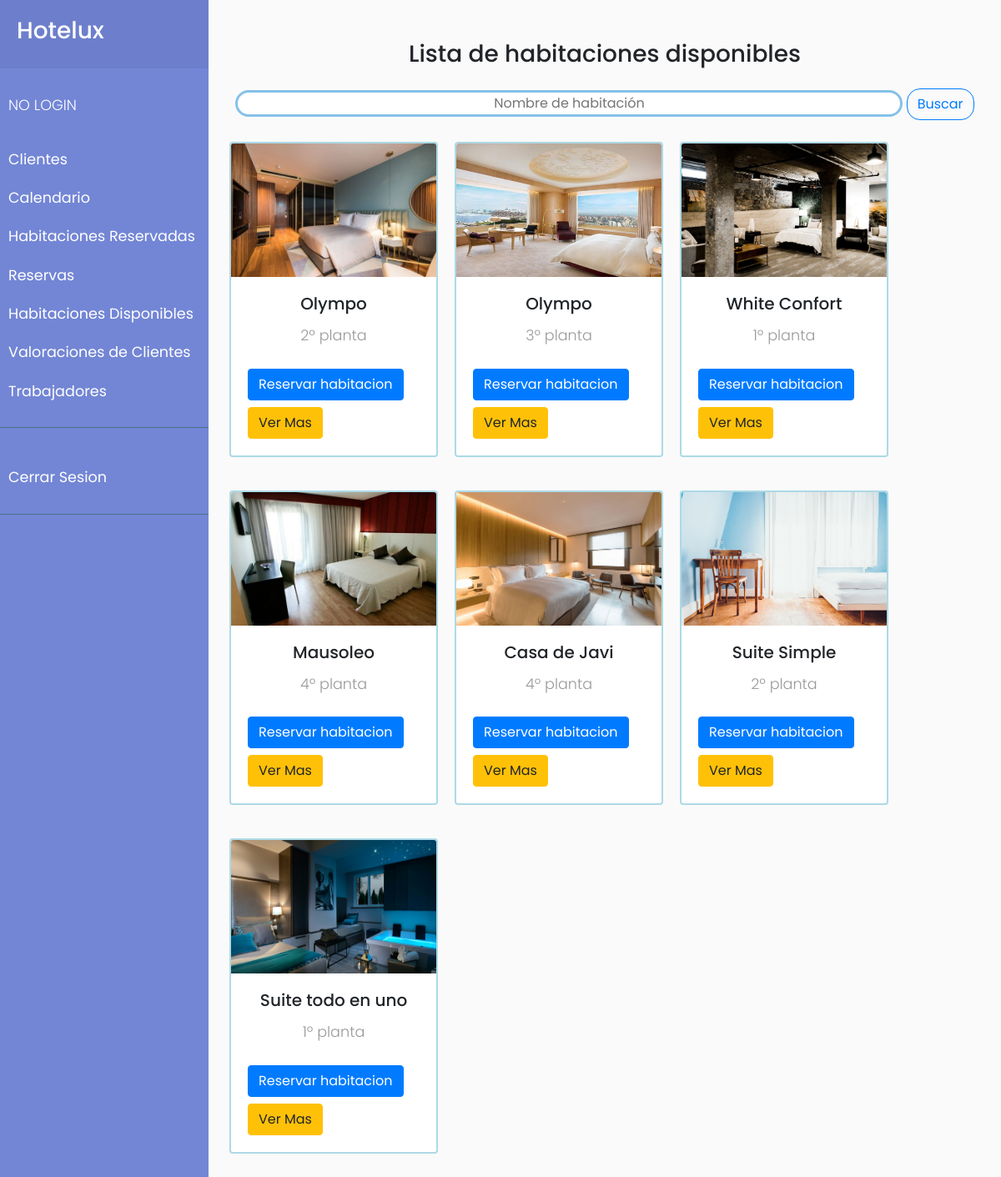
The page /habitaciones_disponibles.php on the database its author committed.
### tables this page shows
CREATE TABLE IF NOT EXISTS `habitaciones` (
  `id` int(11) NOT NULL AUTO_INCREMENT,
  `name` varchar(50) NOT NULL,
  `planta` set('1','2','3','4') NOT NULL,
  `number` int(3) NOT NULL,
  `price` double NOT NULL,
  `description` varchar(500) NOT NULL,
  `photo` varchar(300) NOT NULL,
  `status` tinyint(1) NOT NULL,
  PRIMARY KEY (`id`)
);

### bbdd.php (called while the page is built, shortened)
<?php
function conecta()
{
    $servername = "localhost";
    $user = "root";
    $password = "";
    $dbname = "hotel_erp";
    $conn = new mysqli($servername, $user, $password, $dbname);
    return $conn;
}
function recogeDatos()
{
    $con = conecta();
    $query = "SELECT * FROM habitaciones WHERE status LIKE '0'";
    $result = $con->query($query);
    return $result;
}

### habitaciones_disponibles.php (the view, shortened to what this page needs)
<?php include "carrito.php";
include "bbdd.php";
include 'cabecera.php';
?>
<link href="./CSS/estilos.css" rel="stylesheet" type="text/css">
<div class="container" id="habitaciones">
    <div class="row">
        <div class="col-12">
            <h3 class="text text-center mt-5 mb-4">Lista de habitaciones disponibles</h3>
        </div>
        <div class="text text-center col-12 mb-3">
            <input id="txtBuscar" type="text" name="txtBuscar" value="" placeholder="Nombre de habitación" class="text text-center" style="border: 3px solid #85C1E9 ; border-radius: 1em; width: 50em; ">
            <button type="button" class="btn btn-outline-primary" style="border-radius: 1em;" name="button" onclick="busqueda()">Buscar</button>
        </div>
        <?php if (isset($_GET['busca'])) {
            $habitaciones = recogeBusqueda();
        } else {
            $habitaciones = recogeDatos();
        }
        if ($habitaciones->num_rows > 0) {
            while ($row = $habitaciones->fetch_assoc()) {
                $id = $row['id'];
                $nombre = $row['name'];
                $planta = $row['planta'];
                $precio = $row['price'];
                $img = $row['photo'];
        ?>
                <div class='cajas card'>
                    <a href='./producto.php?id=<?php $id ?>'>
                        <img class='card-img-top' onclick='agranda(this)' src='<?php echo $img ?>' alt='Card image cap' style="height:10em; width:max-width;">
                    </a>
                    <div class='card-body'>
                        <h5 class='card-title text text-center'>
                            <?php echo $nombre ?>
                        </h5>
                        <p class="text text-center"><?php echo $planta . "º planta" ?></p>
                        <button class='btn btn-primary mt-2 mb-2' name='btnAccion' value='Agregar' data-toggle="modal" data-target="#modal_reserva" onclick="mostrarModal('<?php echo $nombre; ?>', '<?php echo $precio ?>', '<?php echo $id ?>')" type='submit'>Reservar habitacion</button>
                        <a href='./producto.php?id=<?php echo $id ?>' class='btn btn-warning'>Ver Mas</a>
                    </div>
                </div>
        <?php  }
        } else {
            echo ("No tenemos habitaciones disponibles");
        }
        ?>
    </div>
</div>
</div>
</div>

### CSS/style.css (style rules this page uses)
body { font-family: 'Poppins', sans-serif; background: #fafafa; }
p { font-family: 'Poppins', sans-serif; font-size: 1.1em; font-weight: 300; line-height: 1.7em; color: #999; }
a, a:hover, a:focus { color: inherit; text-decoration: none; transition: all 0.3s; }

### CSS/estilos.css (style rules this page uses)
.cajas { -webkit-transition:-webkit-transform 1s ease-out; -moz-transition:-moz-transform 1s ease-out; -o-transition:-o-transform 1s ease-out; -ms-transition:-ms-transform 1s ease-out; transition:transform 1s ease-out; border: solid 0.125em #add9e6; transition: border-width 1.5s; margin: 10px; margin-bottom: 30px; width: 15.625em; }

### rows shown on the page
habitaciones: shows a picture, name "Olympo", planta "2"
habitaciones: shows a picture, name "Olympo", planta "3"
habitaciones: shows a picture, name "White Confort", planta "1"
habitaciones: shows a picture, name "Mausoleo", planta "4"
habitaciones: shows a picture, name "Casa de Javi", planta "4"
habitaciones: shows a picture, name "Suite Simple", planta "2"
habitaciones: shows a picture, name "Suite todo en uno", planta "1"
